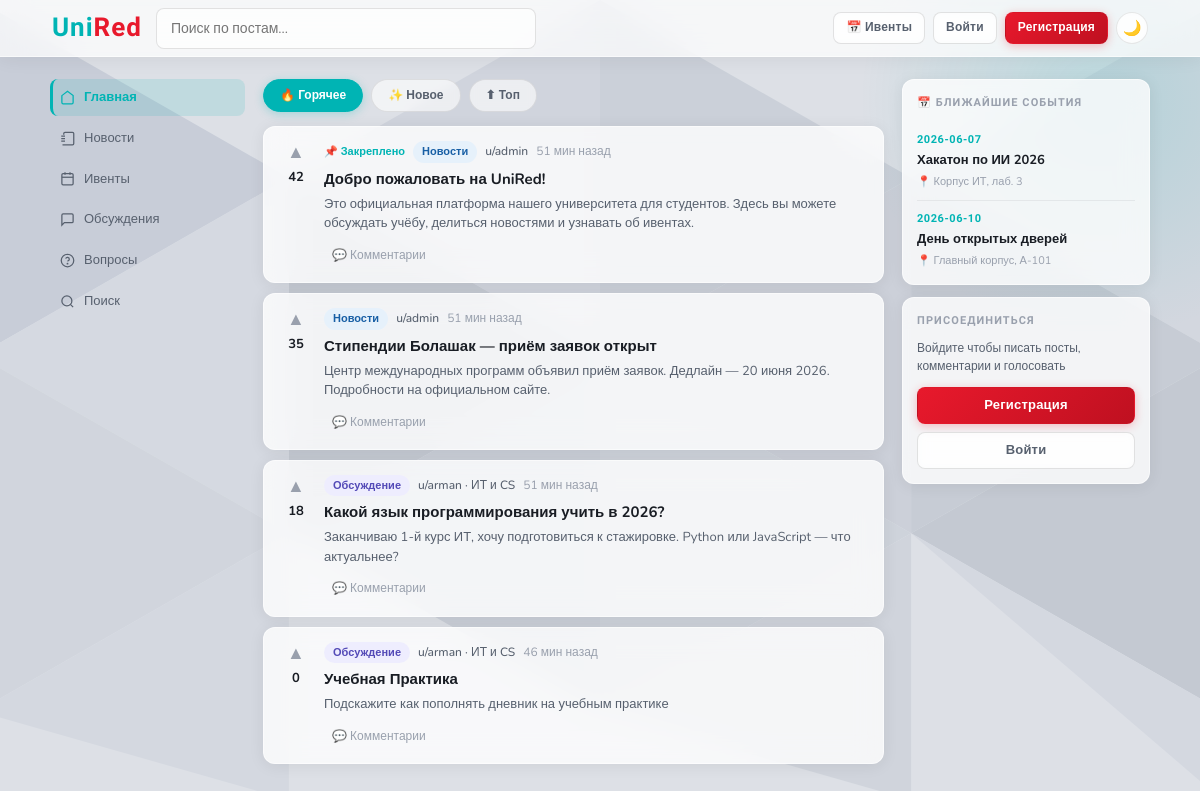
The page / on the database its author committed.
### tables this page shows
CREATE TABLE posts (
            id INTEGER PRIMARY KEY AUTOINCREMENT,
            user_id INTEGER NOT NULL,
            title TEXT NOT NULL,
            body TEXT NOT NULL,
            tag TEXT DEFAULT 'discuss',
            votes INTEGER DEFAULT 0,
            pinned INTEGER DEFAULT 0,
            created_at TEXT DEFAULT (datetime('now')),
            FOREIGN KEY (user_id) REFERENCES users(id)
        );

CREATE TABLE users (
            id INTEGER PRIMARY KEY AUTOINCREMENT,
            username TEXT UNIQUE NOT NULL,
            email TEXT UNIQUE NOT NULL,
            password TEXT NOT NULL,
            faculty TEXT DEFAULT '',
            role TEXT DEFAULT 'student',
            created_at TEXT DEFAULT (datetime('now'))
        , bio TEXT DEFAULT '');

CREATE TABLE events (
            id INTEGER PRIMARY KEY AUTOINCREMENT,
            user_id INTEGER NOT NULL,
            title TEXT NOT NULL,
            description TEXT NOT NULL,
            location TEXT DEFAULT '',
            event_date TEXT NOT NULL,
            created_at TEXT DEFAULT (datetime('now')),
            FOREIGN KEY (user_id) REFERENCES users(id)
        );

### unired/app.py (the view)
@app.route('/')
def index():
    conn = get_db()
    tag = request.args.get('tag', '')
    sort = request.args.get('sort', 'hot')
    q = request.args.get('q', '')
    sql = '''SELECT p.*, u.username, u.faculty FROM posts p
             JOIN users u ON p.user_id = u.id WHERE 1=1'''
    params = []
    if tag: sql += ' AND p.tag=?'; params.append(tag)
    if q: sql += ' AND (p.title LIKE ? OR p.body LIKE ?)'; params += [f'%{q}%', f'%{q}%']
    if sort == 'new': sql += ' ORDER BY p.created_at DESC'
    elif sort == 'top': sql += ' ORDER BY p.votes DESC'
    else: sql += ' ORDER BY p.pinned DESC, p.votes DESC, p.created_at DESC'
    posts = conn.execute(sql, params).fetchall()
    events = conn.execute("SELECT * FROM events ORDER BY event_date ASC LIMIT 4").fetchall()
    conn.close()
    user = current_user()
    return render_template('index.html', posts=posts, events=events, user=user,
                           tag=tag, sort=sort, q=q)

### unired/app.py (called while the page is built)
def get_db():
    conn = sqlite3.connect(DB)
    conn.row_factory = sqlite3.Row
    return conn

def current_user():
    if 'user_id' in session:
        conn = get_db()
        user = conn.execute('SELECT * FROM users WHERE id=?', (session['user_id'],)).fetchone()
        conn.close()
        return user
    return None

def time_ago(dt_str):
    try:
        dt = datetime.strptime(dt_str, '%Y-%m-%d %H:%M:%S')
        diff = datetime.now() - dt
        if diff.seconds < 60: return 'только что'
        if diff.seconds < 3600: return f'{diff.seconds//60} мин назад'
        if diff.days == 0: return f'{diff.seconds//3600} ч назад'
        if diff.days == 1: return 'вчера'
        return f'{diff.days} дн назад'
    except:
        return dt_str

### unired/templates/index.html (shortened to what this page needs)
{% extends "base.html" %}
{% block content %}
<div class="layout">
  <div class="sidebar-left">
    <div class="sidebar">
      <a href="/" class="nav-item {% if not tag %}active{% endif %}">
        <svg viewBox="0 0 24 24" fill="none" stroke="currentColor" stroke-width="2"><path d="M3 9l9-7 9 7v11a2 2 0 01-2 2H5a2 2 0 01-2-2z"/></svg>
        Главная
      </a>
      <a href="/?tag=news" class="nav-item {% if tag=='news' %}active{% endif %}">
        <svg viewBox="0 0 24 24" fill="none" stroke="currentColor" stroke-width="2"><path d="M4 22h16a2 2 0 002-2V4a2 2 0 00-2-2H8a2 2 0 00-2 2v2"/><path d="M2 8h6M2 12h6M2 16h6"/></svg>
        Новости
      </a>
      <a href="/events" class="nav-item">
        <svg viewBox="0 0 24 24" fill="none" stroke="currentColor" stroke-width="2"><rect x="3" y="4" width="18" height="18" rx="2"/><line x1="16" y1="2" x2="16" y2="6"/><line x1="8" y1="2" x2="8" y2="6"/><line x1="3" y1="10" x2="21" y2="10"/></svg>
        Ивенты
      </a>
      <a href="/?tag=discuss" class="nav-item {% if tag=='discuss' %}active{% endif %}">
        <svg viewBox="0 0 24 24" fill="none" stroke="currentColor" stroke-width="2"><path d="M21 15a2 2 0 01-2 2H7l-4 4V5a2 2 0 012-2h14a2 2 0 012 2z"/></svg>
        Обсуждения
      </a>
      <a href="/?tag=help" class="nav-item {% if tag=='help' %}active{% endif %}">
        <svg viewBox="0 0 24 24" fill="none" stroke="currentColor" stroke-width="2"><circle cx="12" cy="12" r="10"/><path d="M9.09 9a3 3 0 015.83 1c0 2-3 3-3 3"/><line x1="12" y1="17" x2="12.01" y2="17" stroke-width="3" stroke-linecap="round"/></svg>
        Вопросы
      </a>
      <a href="/search" class="nav-item">
        <svg viewBox="0 0 24 24" fill="none" stroke="currentColor" stroke-width="2"><circle cx="11" cy="11" r="8"/><line x1="21" y1="21" x2="16.65" y2="16.65"/></svg>
        Поиск
      </a>
    </div>
  </div>
  <div>
    <div class="feed-topbar">
      <a href="/?sort=hot{% if tag %}&tag={{tag}}{% endif %}" class="filter-pill {% if sort=='hot' %}active{% endif %}">🔥 Горячее</a>
      <a href="/?sort=new{% if tag %}&tag={{tag}}{% endif %}" class="filter-pill {% if sort=='new' %}active{% endif %}">✨ Новое</a>
      <a href="/?sort=top{% if tag %}&tag={{tag}}{% endif %}" class="filter-pill {% if sort=='top' %}active{% endif %}">⬆ Топ</a>
    </div>
    {% for post in posts %}
    <div class="post-card" id="post-{{ post.id }}">
      <div class="vote-col">
        <button class="vote-btn" data-id="{{ post.id }}" onclick="vote({{ post.id }}, this)" title="Голосовать">▲</button>
        <span class="vote-count" id="votes-{{ post.id }}">{{ post.votes }}</span>
      </div>
      <div class="post-body-wrap">
        <div class="post-meta">
          {% if post.pinned %}<span class="pinned-mark">📌 Закреплено</span>{% endif %}
          <span class="tag-badge tag-{{ post.tag }}">
            {% if post.tag=='news' %}Новости
            {% elif post.tag=='event' %}Ивент
            {% elif post.tag=='discuss' %}Обсуждение
            {% elif post.tag=='help' %}Вопрос
            {% elif post.tag=='admin' %}Объявление
            {% else %}{{ post.tag }}{% endif %}
          </span>
          <span class="post-author">u/{{ post.username }}{% if post.faculty %} · {{ post.faculty }}{% endif %}</span>
          <span class="post-time">{{ time_ago(post.created_at) }}</span>
        </div>
        <div class="post-title"><a href="/post/{{ post.id }}">{{ post.title }}</a></div>
        <div class="post-excerpt">{{ post.body }}</div>
        <div class="post-actions">
          <a href="/post/{{ post.id }}" class="action-link">💬 Комментарии</a>
        </div>
      </div>
    </div>
    {% else %}
    <div class="empty">
      <p style="font-size:36px;margin-bottom:12px">📭</p>
      <p>Постов пока нет</p>
      {% if user %}<a href="/post/new" class="btn btn-teal" style="margin-top:14px">Создать первый пост</a>{% endif %}
    </div>
    {% endfor %}
  </div>
  <div class="sidebar-right">
    <div class="sidebar-card">
      <div class="sidebar-card-title">📅 Ближайшие события</div>
      {% for e in events %}
      <div class="event-item">
        <div class="event-date">{{ e.event_date[:10] }}</div>
        <div class="event-title"><a href="/events">{{ e.title }}</a></div>
        {% if e.location %}<div class="event-loc">📍 {{ e.location }}</div>{% endif %}
      </div>
      {% else %}
      <p style="font-size:12px;color:var(--hint)">Нет предстоящих событий</p>
      {% endfor %}
    </div>
    {% if not user %}
    <div class="sidebar-card">
      <div class="sidebar-card-title">Присоединиться</div>
      <p style="font-size:12px;color:var(--muted);margin-bottom:12px;line-height:1.5">Войдите чтобы писать посты, комментарии и голосовать</p>
      <a href="/register" class="btn btn-primary" style="width:100%;justify-content:center;margin-bottom:8px">Регистрация</a>
      <a href="/login" class="btn btn-outline" style="width:100%;justify-content:center">Войти</a>
    </div>
    {% endif %}
  </div>
</div>
{% endblock %}

### rows shown on the page
posts: votes "42", pinned "📌 Закреплено", tag "Новости", username "admin", created_at "51 мин назад", title "Добро пожаловать на UniRed!", body "Это официальная платформа нашего университета для студентов. Здесь вы можете обсуждать учёбу, делиться новостями и узнавать об ивентах."
posts: votes "35", tag "Новости", username "admin", created_at "51 мин назад", title "Стипендии Болашак — приём заявок открыт", body "Центр международных программ объявил приём заявок. Дедлайн — 20 июня 2026. Подробности на официальном сайте."
posts: votes "18", tag "Обсуждение", username "arman", faculty "ИТ и CS", created_at "51 мин назад", title "Какой язык программирования учить в 2026?", body "Заканчиваю 1-й курс ИТ, хочу подготовиться к стажировке. Python или JavaScript — что актуальнее?"
posts: votes "0", tag "Обсуждение", username "arman", faculty "ИТ и CS", created_at "46 мин назад", title "Учебная Практика", body "Подскажите как пополнять дневник на учебным практике"
events: event_date "2026-06-07", title "Хакатон по ИИ 2026", location "Корпус ИТ, лаб. 3"
events: event_date "2026-06-10", title "День открытых дверей", location "Главный корпус, А-101"
